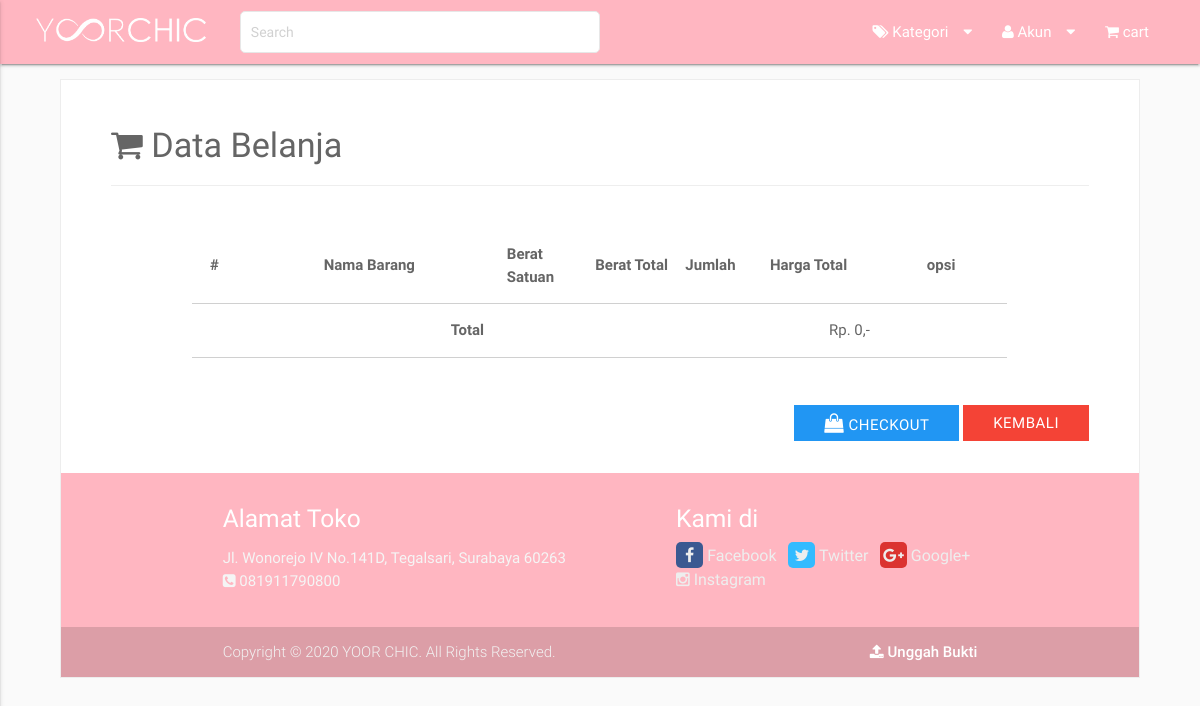
Screenshot of /index.php/cart with the database file from the repository.
### tables this page shows
CREATE TABLE `t_profil` (
  `id_profil` tinyint(4) NOT NULL,
  `title` varchar(255) NOT NULL,
  `alamat_toko` text NOT NULL,
  `phone` varchar(15) NOT NULL,
  `facebook` varchar(255) NOT NULL,
  `twitter` varchar(255) NOT NULL,
  `gplus` varchar(255) NOT NULL,
  `instagram` varchar(255) NOT NULL,
  `email_toko` varchar(50) NOT NULL,
  `pass_toko` varchar(50) NOT NULL,
  `api_key` varchar(50) NOT NULL,
  `asal` mediumint(9) NOT NULL,
  `rekening` varchar(15) NOT NULL
);

### application/libraries/Template.php (called while the page is built, shortened)
<?php
class Template
{
   function __construct()
   {
      $this->ci =&get_instance();
   }
   function olshop($template, $data_content = array())
   {
      $this->ci->load->model('app');
      $data_content['profil'] 	= $this->ci->app->get_all('t_profil');
      $data_content['kategori']  = $this->ci->app->get_all('t_kategori');
      $data['content']           = $this->ci->load->view($template, $data_content, TRUE);
      $this->ci->load->view('index', $data);
   }
}

### application/controllers/Cart.php (called while the page is built, shortened)
<?php
class Cart extends CI_Controller {
	public function index()
	{
      $this->template->olshop('cart');
	}
}

### index.php (called while the page is built, shortened)
<?php
require_once BASEPATH.'core/CodeIgniter.php';

### application/models/App.php (called while the page is built, shortened)
<?php
class App extends CI_Model {
	function get_all($table)
	{
		$this->db->from($table);
		return $this->db->get();
	}
}

### application/views/index.php (the view, shortened to what this page needs)
<?php
$prof = $profil->row();
?>
<!DOCTYPE html>
<html>
   <head><meta http-equiv="Content-Type" content="text/html; charset=utf-8">
      <link rel="stylesheet" href="<?= base_url('assets/css/materialize.min.css'); ?>">
      <link rel="stylesheet" href="<?= base_url('admin_assets/font-awesome/css/font-awesome.min.css'); ?>">
      <link rel="stylesheet" href="<?= base_url('assets/css/custom.css?ver='.filemtime('assets/css/custom.css')); ?>">
   </head>
   <body>
      <header>
         <nav class="lightpink darken-2">
            <div class="nav-wrapper">
               <a href="<?=site_url('home');?>" class="brand-logo"><img src="<?php echo base_url('assets/images/logo.png')?>" width="170px" alt=""></a>
               <div style="width:30%;" class="left hide-on-med-and-down">
                  <form action="<?= site_url('home/search'); ?>" method="post" class="input-group">
                     <input type="search" class="top" name="search" placeholder="Search">
                  </form>
               </div>
               <ul id="nav-mobile" class="right hide-on-med-and-down" style="max-width:45%">
                  <li><a href="#" class="dropdown-button" data-activates="kat1"><i class="fa fa-tags"></i> Kategori<i class="fa fa-caret-down right"></i></a></li>
                  <?php if ($this->session->userdata('user_login')) { ?>
                     <li><a href="#" class="dropdown-button" data-activates="drop1"><i class="fa fa-user"></i> <?= ucwords($this->session->userdata('name')); ?><i class="fa fa-caret-down right"></i></a></li>
                     <ul class="dropdown-content" id="drop1">
                        <li><a href="<?= site_url('home/profil'); ?>"><i class="fa fa-user"></i> Profil</a></li>
                        <li><a href="<?= site_url('home/password'); ?>"><i class="fa fa-key"></i> Ubah Password</a></li>
                        <li><a href="<?= site_url('home/transaksi'); ?>"><i class="fa fa-exchange"></i> Transaksi</a></li>
                        <li><a href="<?= site_url('home/list_fav'); ?>"><i class="fa fa-heart"></i> Favorite</a></li>
                        <li><a href="<?= site_url('home/logout'); ?>"><i class="fa fa-sign-out"></i> logout</a></li>
                     </ul>
                  <?php } else { ?>
                     <li><a href="#" class="dropdown-button" data-activates="drop3"><i class="fa fa-user"></i> Akun<i class="fa fa-caret-down right"></i></a></li>
                  <?php } ?>
                  <li>
                     <a href="<?= site_url('cart'); ?>">
                        <i class="fa fa-shopping-cart"></i>
                        <?php
                        if ($this->cart->total() > 0) {
                           echo 'Rp. '.number_format($this->cart->total(), 0, ',', '.');
                        } else {
                           echo 'cart';
                        }
                        ?>
                     </a>
                  </li>
               </ul>
            </div>
         </nav>
      </header>
      <main>
         <div class="cont">
            <div class="item">
               <?= $content; ?>
            </div>
            <footer class="page-footer lightpink darken-3">
               <div class="container">
                  <div class="row">
                     <div class="col l6 s12">
                        <h5 class="white-text">Alamat Toko</h5>
                        <p class="grey-text text-lighten-4"><?= $prof->alamat_toko; ?><br /><i class="fa fa-phone-square"></i> <?= $prof->phone; ?></p>
                     </div>
                     <div class="col l5 offset-l1 s12">
                        <h5 class="white-text">Kami di</h5>
                        <div class="link">
                           <a class="grey-text text-lighten-3" href="<?= $prof->facebook; ?>"><i class="fa fa-facebook"></i> Facebook</a>&nbsp;&nbsp;
                           <a class="grey-text text-lighten-3" href="<?= $prof->twitter; ?>"><i class="fa fa-twitter"></i> Twitter</a>&nbsp;&nbsp;
                           <a class="grey-text text-lighten-3" href="<?= $prof->gplus; ?>"><i class="fa fa-google-plus"></i> Google+</a>
                           <a class="grey-text text-lighten-3" href="<?= $prof->instagram; ?>"><i class="fa fa-instagram"></i> Instagram</a>
                        </div>
                     </div>
                  </div>
               </div>
               <div class="footer-copyright">
                  <div class="container">
                     Copyright © <?= date('Y').' '.$prof->title; ?>. All Rights Reserved.
                     <span class="hide-on-small-only">
                          <a class="white-text right" style="font-weight:500" href="<?= site_url('home/upload_bukti'); ?>"><i class="fa fa-upload"></i> Unggah Bukti</a>
                     </span>
                  </div>
               </div>
            </footer>
         </div>
      </main>
   </body>
</html>

### assets/css/custom.css (style rules this page uses)
body { background: #fafafa; }
input.top[type="search"] { height: 40px !important; padding: 0 10px !important; }
.nav-wrapper { margin: auto 3%; }
.cont { margin: 15px 5% 0px 5%; background: #fff; border: 1px solid #ededed; color :#656565; }
.item { padding: 30px 50px; }
footer { margin-top: 20px; }
footer.page-footer .footer-copyright { color:#f2f2f2; background-color: rgba(20, 20, 20, 0.15); }
.link { float: left; font-size: 16px; }
.link a .fa { border-radius: 5px; }
.fa-facebook { padding: 5px 9px; background: #3B5991; }
.fa-twitter { padding: 5px 6px; background: #3bf; }
.fa-google-plus { padding: 5px 3px; background: #DB3330; }
nav .brand-logo { position: relative; color: #fff; float:left; display: inline-block; font-size: 2.1rem; padding: 0; margin-right: 3%; white-space: nowrap; }
.input-group input[type=search] { position: relative; display: inline-block; width: 100%; padding: 0px 12px; font-size: 14px; line-height: 1.42857143; border-radius: 5px; color: #676767; background-color: #fff; border: 1px solid #e7e7e7; -webkit-transition: border-color ease-in-out .15s, -webkit-box-shadow ease-in-out .15s; -o-transition: border-color ease-in-out .15s, box-shadow ease-in-out .15s; transition: border-color ease-in-out .15s, box-shadow ease-in-out .15s; }

### application/views/index.php (style rules this page uses)
.lightpink { background: #FFB6C1 !important; }

### rows the page displays
t_profil: alamat_toko "Jl. Wonorejo IV No.141D, Tegalsari, Surabaya 60263", phone "081911790800", title "YOOR CHIC"

### other values shown
$this->cart->total() "0"
